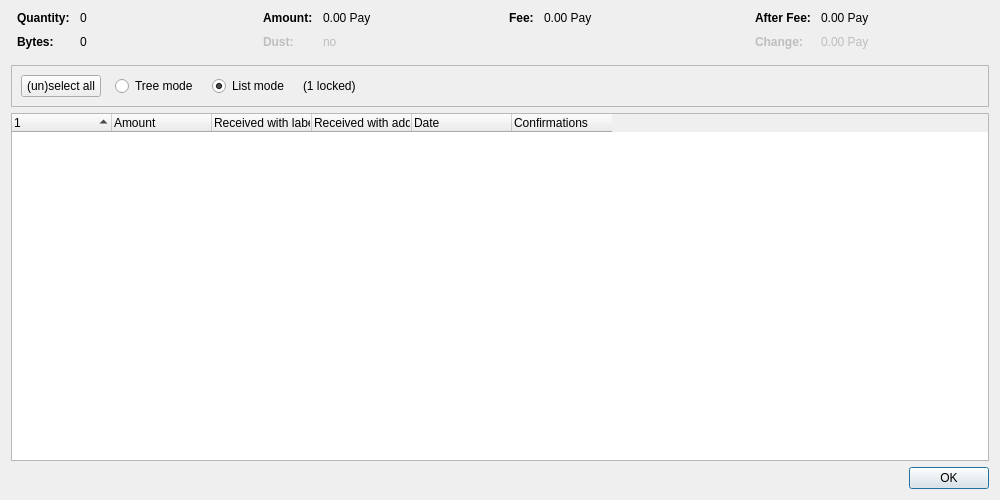
<?xml version="1.0" encoding="UTF-8"?>
<ui version="4.0">
 <class>CoinControlDialog</class>
 <widget class="QDialog" name="CoinControlDialog">
  <property name="geometry">
   <rect>
    <x>0</x>
    <y>0</y>
    <width>1000</width>
    <height>500</height>
   </rect>
  </property>
  <property name="windowTitle">
   <string>Coin Selection</string>
  </property>
  <layout class="QVBoxLayout" name="verticalLayout">
   <item>
    <layout class="QHBoxLayout" name="horizontalLayoutTop" stretch="0,0,0,0">
     <property name="topMargin">
      <number>0</number>
     </property>
     <property name="bottomMargin">
      <number>10</number>
     </property>
     <item>
      <layout class="QFormLayout" name="formLayoutCoinControl1">
       <property name="horizontalSpacing">
        <number>10</number>
       </property>
       <property name="verticalSpacing">
        <number>10</number>
       </property>
       <property name="leftMargin">
        <number>6</number>
       </property>
       <property name="rightMargin">
        <number>6</number>
       </property>
       <item row="0" column="0">
        <widget class="QLabel" name="labelCoinControlQuantityText">
         <property name="font">
          <font>
           <weight>75</weight>
           <bold>true</bold>
          </font>
         </property>
         <property name="text">
          <string>Quantity:</string>
         </property>
        </widget>
       </item>
       <item row="0" column="1">
        <widget class="QLabel" name="labelCoinControlQuantity">
         <property name="cursor">
          <cursorShape>IBeamCursor</cursorShape>
         </property>
         <property name="contextMenuPolicy">
          <enum>Qt::ActionsContextMenu</enum>
         </property>
         <property name="text">
          <string notr="true">0</string>
         </property>
         <property name="textInteractionFlags">
          <set>Qt::LinksAccessibleByMouse|Qt::TextSelectableByKeyboard|Qt::TextSelectableByMouse</set>
         </property>
        </widget>
       </item>
       <item row="1" column="0">
        <widget class="QLabel" name="labelCoinControlBytesText">
         <property name="font">
          <font>
           <weight>75</weight>
           <bold>true</bold>
          </font>
         </property>
         <property name="text">
          <string>Bytes:</string>
         </property>
        </widget>
       </item>
       <item row="1" column="1">
        <widget class="QLabel" name="labelCoinControlBytes">
         <property name="cursor">
          <cursorShape>IBeamCursor</cursorShape>
         </property>
         <property name="contextMenuPolicy">
          <enum>Qt::ActionsContextMenu</enum>
         </property>
         <property name="text">
          <string notr="true">0</string>
         </property>
         <property name="textInteractionFlags">
          <set>Qt::LinksAccessibleByMouse|Qt::TextSelectableByKeyboard|Qt::TextSelectableByMouse</set>
         </property>
        </widget>
       </item>
      </layout>
     </item>
     <item>
      <layout class="QFormLayout" name="formLayoutCoinControl2">
       <property name="horizontalSpacing">
        <number>10</number>
       </property>
       <property name="verticalSpacing">
        <number>10</number>
       </property>
       <property name="leftMargin">
        <number>6</number>
       </property>
       <property name="rightMargin">
        <number>6</number>
       </property>
       <item row="0" column="0">
        <widget class="QLabel" name="labelCoinControlAmountText">
         <property name="font">
          <font>
           <weight>75</weight>
           <bold>true</bold>
          </font>
         </property>
         <property name="text">
          <string>Amount:</string>
         </property>
        </widget>
       </item>
       <item row="0" column="1">
        <widget class="QLabel" name="labelCoinControlAmount">
         <property name="cursor">
          <cursorShape>IBeamCursor</cursorShape>
         </property>
         <property name="contextMenuPolicy">
          <enum>Qt::ActionsContextMenu</enum>
         </property>
         <property name="text">
          <string notr="true">0.00 Pay</string>
         </property>
         <property name="textInteractionFlags">
          <set>Qt::LinksAccessibleByMouse|Qt::TextSelectableByKeyboard|Qt::TextSelectableByMouse</set>
         </property>
        </widget>
       </item>
       <item row="1" column="0">
        <widget class="QLabel" name="labelCoinControlLowOutputText">
         <property name="enabled">
          <bool>false</bool>
         </property>
         <property name="font">
          <font>
           <weight>75</weight>
           <bold>true</bold>
          </font>
         </property>
         <property name="text">
          <string>Dust:</string>
         </property>
        </widget>
       </item>
       <item row="1" column="1">
        <widget class="QLabel" name="labelCoinControlLowOutput">
         <property name="enabled">
          <bool>false</bool>
         </property>
         <property name="cursor">
          <cursorShape>IBeamCursor</cursorShape>
         </property>
         <property name="contextMenuPolicy">
          <enum>Qt::ActionsContextMenu</enum>
         </property>
         <property name="text">
          <string notr="true">no</string>
         </property>
         <property name="textInteractionFlags">
          <set>Qt::LinksAccessibleByMouse|Qt::TextSelectableByKeyboard|Qt::TextSelectableByMouse</set>
         </property>
        </widget>
       </item>
      </layout>
     </item>
     <item>
      <layout class="QFormLayout" name="formLayoutCoinControl3">
       <property name="horizontalSpacing">
        <number>10</number>
       </property>
       <property name="verticalSpacing">
        <number>10</number>
       </property>
       <property name="leftMargin">
        <number>6</number>
       </property>
       <property name="rightMargin">
        <number>6</number>
       </property>
       <item row="0" column="0">
        <widget class="QLabel" name="labelCoinControlFeeText">
         <property name="font">
          <font>
           <weight>75</weight>
           <bold>true</bold>
          </font>
         </property>
         <property name="text">
          <string>Fee:</string>
         </property>
        </widget>
       </item>
       <item row="0" column="1">
        <widget class="QLabel" name="labelCoinControlFee">
         <property name="cursor">
          <cursorShape>IBeamCursor</cursorShape>
         </property>
         <property name="contextMenuPolicy">
          <enum>Qt::ActionsContextMenu</enum>
         </property>
         <property name="text">
          <string notr="true">0.00 Pay</string>
         </property>
         <property name="textInteractionFlags">
          <set>Qt::LinksAccessibleByMouse|Qt::TextSelectableByKeyboard|Qt::TextSelectableByMouse</set>
         </property>
        </widget>
       </item>
      </layout>
     </item>
     <item>
      <layout class="QFormLayout" name="formLayoutCoinControl4">
       <property name="horizontalSpacing">
        <number>10</number>
       </property>
       <property name="verticalSpacing">
        <number>10</number>
       </property>
       <property name="leftMargin">
        <number>6</number>
       </property>
       <property name="rightMargin">
        <number>6</number>
       </property>
       <item row="0" column="0">
        <widget class="QLabel" name="labelCoinControlAfterFeeText">
         <property name="font">
          <font>
           <weight>75</weight>
           <bold>true</bold>
          </font>
         </property>
         <property name="text">
          <string>After Fee:</string>
         </property>
        </widget>
       </item>
       <item row="0" column="1">
        <widget class="QLabel" name="labelCoinControlAfterFee">
         <property name="cursor">
          <cursorShape>IBeamCursor</cursorShape>
         </property>
         <property name="contextMenuPolicy">
          <enum>Qt::ActionsContextMenu</enum>
         </property>
         <property name="text">
          <string notr="true">0.00 Pay</string>
         </property>
         <property name="textInteractionFlags">
          <set>Qt::LinksAccessibleByMouse|Qt::TextSelectableByKeyboard|Qt::TextSelectableByMouse</set>
         </property>
        </widget>
       </item>
       <item row="1" column="0">
        <widget class="QLabel" name="labelCoinControlChangeText">
         <property name="enabled">
          <bool>false</bool>
         </property>
         <property name="font">
          <font>
           <weight>75</weight>
           <bold>true</bold>
          </font>
         </property>
         <property name="text">
          <string>Change:</string>
         </property>
        </widget>
       </item>
       <item row="1" column="1">
        <widget class="QLabel" name="labelCoinControlChange">
         <property name="enabled">
          <bool>false</bool>
         </property>
         <property name="cursor">
          <cursorShape>IBeamCursor</cursorShape>
         </property>
         <property name="contextMenuPolicy">
          <enum>Qt::ActionsContextMenu</enum>
         </property>
         <property name="text">
          <string notr="true">0.00 Pay</string>
         </property>
         <property name="textInteractionFlags">
          <set>Qt::LinksAccessibleByMouse|Qt::TextSelectableByKeyboard|Qt::TextSelectableByMouse</set>
         </property>
        </widget>
       </item>
      </layout>
     </item>
    </layout>
   </item>
   <item>
    <widget class="QFrame" name="frame">
     <property name="minimumSize">
      <size>
       <width>0</width>
       <height>40</height>
      </size>
     </property>
     <property name="frameShape">
      <enum>QFrame::StyledPanel</enum>
     </property>
     <property name="frameShadow">
      <enum>QFrame::Sunken</enum>
     </property>
     <layout class="QHBoxLayout" name="horizontalLayout">
      <item>
       <layout class="QHBoxLayout" name="horizontalLayoutPanel" stretch="0,0,0,0,0">
        <property name="spacing">
         <number>14</number>
        </property>
        <item>
         <widget class="QPushButton" name="pushButtonSelectAll">
          <property name="sizePolicy">
           <sizepolicy hsizetype="Maximum" vsizetype="Fixed">
            <horstretch>0</horstretch>
            <verstretch>0</verstretch>
           </sizepolicy>
          </property>
          <property name="text">
           <string>(un)select all</string>
          </property>
          <property name="autoDefault">
           <bool>false</bool>
          </property>
         </widget>
        </item>
        <item>
         <widget class="QRadioButton" name="radioTreeMode">
          <property name="sizePolicy">
           <sizepolicy hsizetype="Maximum" vsizetype="Fixed">
            <horstretch>0</horstretch>
            <verstretch>0</verstretch>
           </sizepolicy>
          </property>
          <property name="text">
           <string>Tree mode</string>
          </property>
         </widget>
        </item>
        <item>
         <widget class="QRadioButton" name="radioListMode">
          <property name="sizePolicy">
           <sizepolicy hsizetype="Maximum" vsizetype="Fixed">
            <horstretch>0</horstretch>
            <verstretch>0</verstretch>
           </sizepolicy>
          </property>
          <property name="text">
           <string>List mode</string>
          </property>
          <property name="checked">
           <bool>true</bool>
          </property>
         </widget>
        </item>
        <item>
         <widget class="QLabel" name="labelLocked">
          <property name="text">
           <string notr="true">(1 locked)</string>
          </property>
         </widget>
        </item>
        <item>
         <spacer name="horizontalSpacer">
          <property name="orientation">
           <enum>Qt::Horizontal</enum>
          </property>
          <property name="sizeHint" stdset="0">
           <size>
            <width>40</width>
            <height>20</height>
           </size>
          </property>
         </spacer>
        </item>
       </layout>
      </item>
     </layout>
    </widget>
   </item>
   <item>
    <widget class="CoinControlTreeWidget" name="treeWidget">
     <property name="contextMenuPolicy">
      <enum>Qt::CustomContextMenu</enum>
     </property>
     <property name="sortingEnabled">
      <bool>false</bool>
     </property>
     <property name="columnCount">
      <number>6</number>
     </property>
     <attribute name="headerShowSortIndicator" stdset="0">
      <bool>true</bool>
     </attribute>
     <attribute name="headerStretchLastSection">
      <bool>false</bool>
     </attribute>
     <column>
      <property name="text">
       <string/>
      </property>
     </column>
     <column>
      <property name="text">
       <string>Amount</string>
      </property>
     </column>
     <column>
      <property name="text">
       <string>Received with label</string>
      </property>
     </column>
     <column>
      <property name="text">
       <string>Received with address</string>
      </property>
     </column>
     <column>
      <property name="text">
       <string>Date</string>
      </property>
     </column>
     <column>
      <property name="text">
       <string>Confirmations</string>
      </property>
      <property name="toolTip">
       <string>Confirmed</string>
      </property>
     </column>
     <column>
      <property name="text">
       <string/>
      </property>
     </column>
     <column>
      <property name="text">
       <string/>
      </property>
     </column>
     <column>
      <property name="text">
       <string/>
      </property>
     </column>
     <column>
      <property name="text">
       <string/>
      </property>
     </column>
    </widget>
   </item>
   <item>
    <widget class="QDialogButtonBox" name="buttonBox">
     <property name="orientation">
      <enum>Qt::Horizontal</enum>
     </property>
     <property name="standardButtons">
      <set>QDialogButtonBox::Ok</set>
     </property>
    </widget>
   </item>
  </layout>
 </widget>
 <customwidgets>
  <customwidget>
   <class>CoinControlTreeWidget</class>
   <extends>QTreeWidget</extends>
   <header>qt/coincontroltreewidget.h</header>
  </customwidget>
 </customwidgets>
 <resources/>
 <connections/>
</ui>
